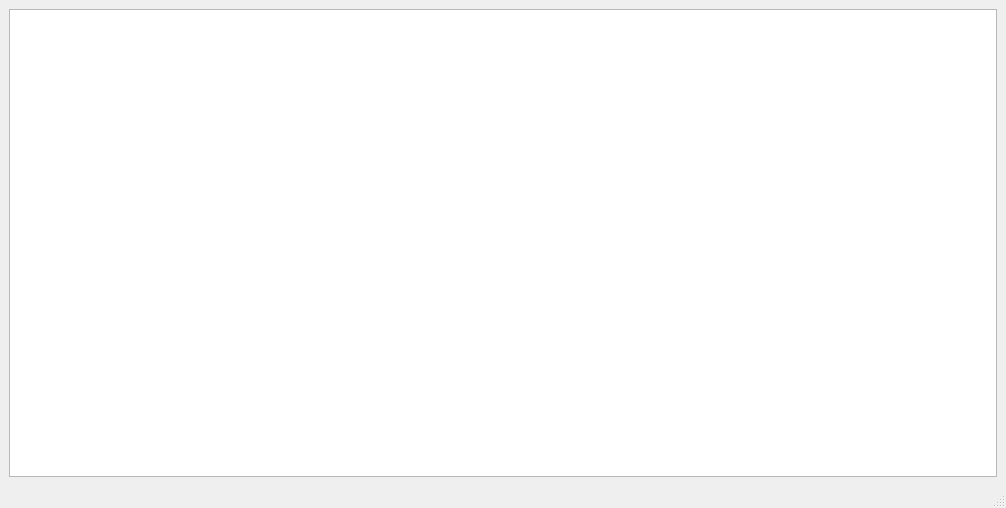
<?xml version="1.0" encoding="UTF-8"?>
<ui version="4.0">
 <class>MainWindow</class>
 <widget class="QMainWindow" name="MainWindow">
  <property name="geometry">
   <rect>
    <x>0</x>
    <y>0</y>
    <width>1006</width>
    <height>508</height>
   </rect>
  </property>
  <property name="windowTitle">
   <string>MainWindow</string>
  </property>
  <widget class="QWidget" name="centralwidget">
   <layout class="QGridLayout" name="gridLayout">
    <item row="0" column="0">
     <widget class="QGraphicsView" name="graphicsView"/>
    </item>
   </layout>
  </widget>
  <widget class="QMenuBar" name="menubar">
   <property name="geometry">
    <rect>
     <x>0</x>
     <y>0</y>
     <width>1006</width>
     <height>24</height>
    </rect>
   </property>
  </widget>
  <widget class="QStatusBar" name="statusbar"/>
 </widget>
 <resources/>
 <connections/>
</ui>
